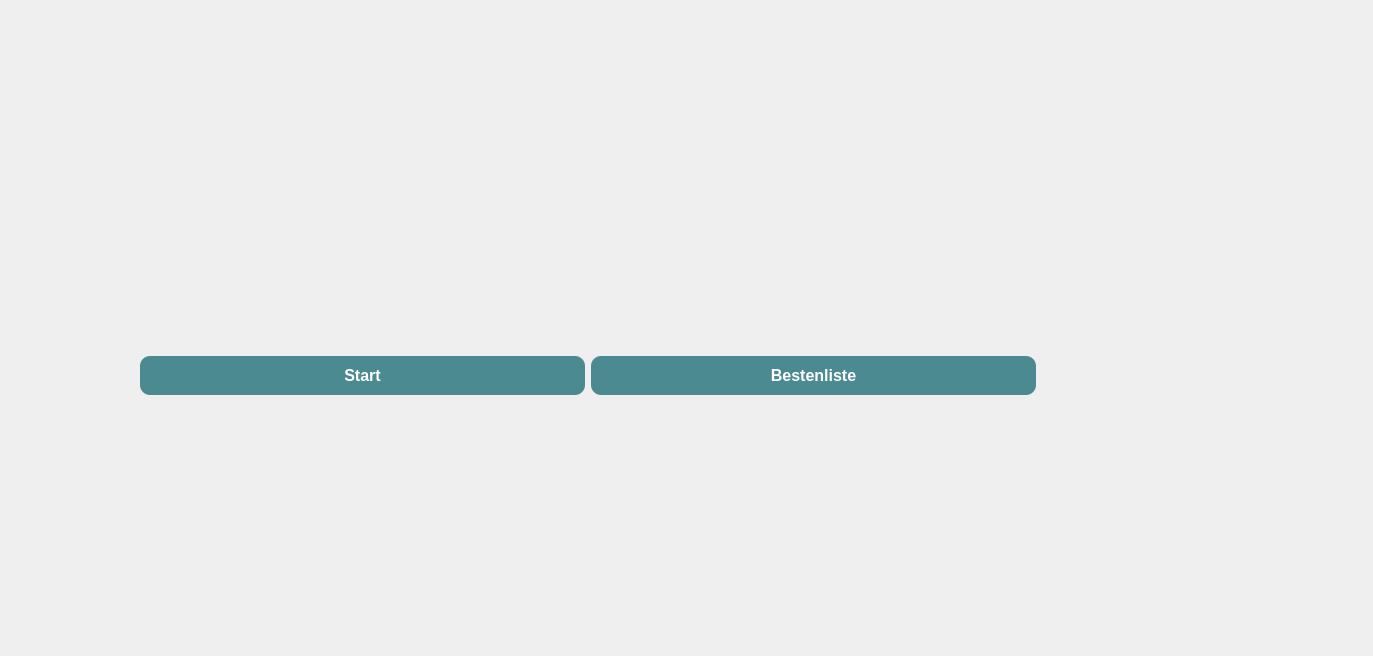
<?xml version="1.0" encoding="UTF-8"?>
<ui version="4.0">
 <class>Bestenliste</class>
 <widget class="QDialog" name="Bestenliste">
  <property name="geometry">
   <rect>
    <x>0</x>
    <y>0</y>
    <width>1373</width>
    <height>656</height>
   </rect>
  </property>
  <property name="windowTitle">
   <string>Dialog</string>
  </property>
  <widget class="QWidget" name="layoutWidget">
   <property name="geometry">
    <rect>
     <x>140</x>
     <y>110</y>
     <width>896</width>
     <height>285</height>
    </rect>
   </property>
   <layout class="QVBoxLayout" name="verticalLayout_2">
    <item>
     <widget class="QLabel" name="Logo_Label">
      <property name="sizePolicy">
       <sizepolicy hsizetype="Preferred" vsizetype="Preferred">
        <horstretch>0</horstretch>
        <verstretch>0</verstretch>
       </sizepolicy>
      </property>
      <property name="text">
       <string/>
      </property>
      <property name="pixmap">
       <pixmap>logo.png</pixmap>
      </property>
      <property name="scaledContents">
       <bool>true</bool>
      </property>
     </widget>
    </item>
    <item>
     <layout class="QHBoxLayout" name="horizontalLayout_3">
      <item>
       <widget class="QPushButton" name="pushButton">
        <property name="cursor">
         <cursorShape>PointingHandCursor</cursorShape>
        </property>
        <property name="styleSheet">
         <string notr="true">background-color: #4B8A90;
border: none;
color: white;
padding: 10px 20px;
font-size: 16px;
font-weight: bold;
border-radius: 10px;</string>
        </property>
        <property name="text">
         <string>Start</string>
        </property>
       </widget>
      </item>
      <item>
       <widget class="QPushButton" name="pushButton_2">
        <property name="cursor">
         <cursorShape>PointingHandCursor</cursorShape>
        </property>
        <property name="styleSheet">
         <string notr="true">background-color: #4B8A90;
border: none;
color: white;
padding: 10px 20px;
font-size: 16px;
font-weight: bold;
border-radius: 10px;</string>
        </property>
        <property name="text">
         <string>Bestenliste</string>
        </property>
       </widget>
      </item>
     </layout>
    </item>
   </layout>
  </widget>
 </widget>
 <resources/>
 <connections/>
</ui>
